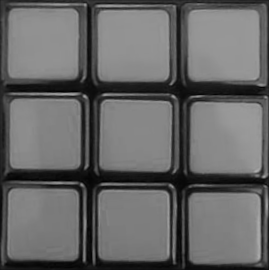
#> input picture src/rubiks_cube/cv_system/cube_face_sample.png, 269 x 270 px, given in place of the camera
$ python solve_IRL_cube.py   (older library calls are emulated)
#> lines starting #> are read from the running program, lines starting #| are printed output that depends on the picture
#> (reads configs/config_nn.json from the repository)
### src/rubiks_cube/cv_system/video_input.py
import cv2
import time
from datetime import datetime
from threading import Thread

class WebcamVideoStream:
    def __init__(self, fps=30, src=0):
#> called with fps = 30, src = 0
        self.stream = cv2.VideoCapture(src)
        (self.grabbed, self.frame) = self.stream.read()
#> self.frame is the input picture: shape (270, 269, 3); mean B, G, R 102.5, 102.5, 102.5

        self.stopped = False
        self.fps = fps

    def start(self):
        Thread(target=self.update, args=()).start()

    def update(self):
        while not self.stopped:
            self.grabbed, self.frame = self.stream.read();
            time.sleep(1/self.fps)


    def read(self):
        return self.frame

    def stop(self):
        self.stopped = True

# [8 lines that do not run on import are left out]

### src/rubiks_cube/Cube.py
import random
import copy
import numpy as np
from .Cube3d import Cube3d
from .rubikNotation import *

class Cube:
    """
               0  0  0
               0  0  0
               0  0  0
      1  1  1  2  2  2  3  3  3  4  4  4
      1  1  1  2  2  2  3  3  3  4  4  4
      1  1  1  2  2  2  3  3  3  4  4  4
               5  5  5
               5  5  5
               5  5  5
    The numbers can mean any combination of 6 colors, one possibility is the following:
    0: white
    1: red
    2: blue
    3: orange
    4: green
    5: yellow
    """
    def __init__(self, size, faces = None):
        """
        Initialize the cube, if the face information is not given,
        the cube will be initialized to a solved state
        """
#> called with size = 3
        self.size = size

        if faces is None:
            self.faces = np.ones([6,3,3], dtype=np.int32)
            for i in range(6):
                self.faces[i] *= i
        else:
            self.faces = np.array(faces)

    # [439 lines left out: functions get_flat_face_data, face_to_front, normalize_swap_colors, normalize, normalize_corners, __eq__ and 12 more, not called in this run]

# [5 lines that do not run on import are left out]

### src/rubiks_cube/cv_system/cube_calibration.py
import time
import traceback
from .video_input import WebcamVideoStream
from .image_processing_utils import *
from ..Cube import Cube
from ..rubikNotation import *
from ..solvers import Cube_solver_thread
import matplotlib.pyplot as plt
import cv2
import numpy as np

close_flag = False

def on_close(event):
    global close_flag
    close_flag = True

color_names = {0:"white", 1:"red", 2:"blue", 3:"orange", 4:"green", 5:"yellow", -2: "gray", -1:"purple?"}

# [10 lines left out: function face_equal_norot, not called in this run]


class Cube_calibrator:
    def __init__(self, config):
        # Set configuration from the config file
        self.fps = config["fps"]
        self.solver_type = config["solver"]
        self.segm_method = config["segm_method"]
        self.confirm_time = config["face_confirmation_time"]
        self.tick_time = config["tick_showing_time"]
        self.on_phone = config["on_phone"]
        self.mirror = config["mirror"]
        self.debug = config["debug"]

        # Internal parameters
        self.cam = WebcamVideoStream(fps=self.fps)
        self.last_face = -1
        self.calibrated = False
        self.solution_found = False
        self.finished = False
        self.cube = Cube(3)
        self.cube_next = None
        self.solver = None

    # [14 lines left out: function arrange_cube, not called in this run]

    def get_shape_coords(self, shape_type, scale, offset, progress, rotation):
        """
        Gets the coordinates to draw some basic shapes with plots

        The shapes implemented are:
            - Circunference both complete and incomplete
            - Check mark or Tick
            - Straight arrow
            - Circle with arrow
            - Flat line
        """
        if shape_type == 'circle':
            rad_rot = np.pi*rotation/180
            max_theta = (2*np.pi)*progress
            theta = np.linspace(0, max_theta, 100)
            theta = theta + rad_rot
            indicator_x = scale*np.cos(theta)
            indicator_y = scale*np.sin(theta)

        elif shape_type == 'tick':
            indicator_x = scale*np.array([-0.5,0,0.75])
            indicator_y = scale*np.array([0,0.75,-0.75])

        elif shape_type == 'arrow':
            indicator_x = scale*np.array([-1,1,0.25,1,0.25])
            indicator_y = scale*np.array([0, 0, 0.5,0,-0.5])
            if rotation == 90:
                indicator_x, indicator_y = indicator_y, -indicator_x
            elif rotation == 180:
                indicator_x = -indicator_x
            elif rotation == 270:
                indicator_x, indicator_y = indicator_y, indicator_x

        elif shape_type == 'arrow_circle':
            theta = np.linspace(0, 3*np.pi/2, 100)
            indicator_x = scale*np.hstack([np.cos(theta), [0.2, -0.2, 0.2, -0.2, 0.2]])
            indicator_y = scale*np.hstack([np.sin(theta), [-1, -0.5, -1, -1.5, -1]])
            if rotation == 180:
                indicator_x = -indicator_x

        elif shape_type == 'dash':
            indicator_x = scale*np.array([-1,1])
            indicator_y = scale*np.array([0, 0])

        indicator_x = indicator_x + offset[1]
        indicator_y = indicator_y + offset[0]

        return indicator_x, indicator_y

    def main(self, phone=True):
        """
        Executes the real time program, split in 3 phases:
            -Calibration: the cube is calibrated by pointing the camera to it's
                6 faces in a determined order indicated to the user

            -Solving: a solver thread is launched and a progress circle is shown

            -Showing solution: the solution will be shown as well as the arrow
                indicating which move to make each step

        """
#> called with phone = True
        self.cam.start()
        solver_thread = None
        try:
            ## Initialize plot

            # Make plots update
            plt.ion()

            # Create figure
            fig = plt.figure()

            # Make the closing of the window finish the program
            fig.canvas.mpl_connect('close_event', on_close)

            # Create a subplot to draw to
            ax = plt.subplot()

            # Initialize the subplot by drawing a picture and a line
            I_rgb = self.cam.read()
            if self.on_phone:
                I_rgb = cv2.rotate(I_rgb, cv2.ROTATE_90_CLOCKWISE)

            im = ax.imshow(np.zeros(I_rgb.shape))
            indic, = ax.plot([0,0],[0,0], linewidth=10)
            plt.show()
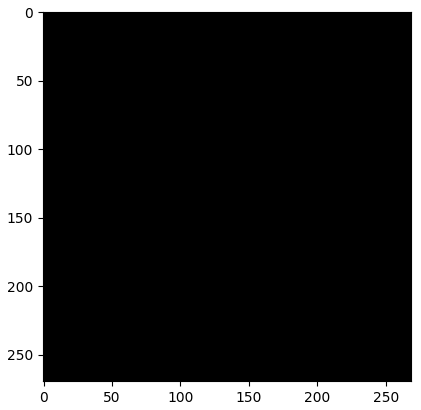
#> figure drawn by matplotlib, 1 panel

            # Set indicator offset
            if phone:
                indicator_offset = [I_rgb.shape[0]*(7/8), I_rgb.shape[1]/2]
            else:
                indicator_offset = [I_rgb.shape[0]/2, I_rgb.shape[1]*(7/8)]

            # Set some parameters up
            frame_time = 1/self.fps
            start = time.time()
            face_confirm_timer = 0
            tick_timer = 0
            solution_timer = 0
            prev_face = np.zeros([1,1])
            colors_checked = []
            faces = []
            solution = []
            alpha = 1
            warned = False

            # Main loop
            while not self.finished and not close_flag:
                # Measure time for FPS control
                frame_start = time.time()

                # clear last frame's data
                ax.clear()


                ## Image Aquisition
                frame_original = self.cam.read()

                # The original image will be in BGR, we transform it to RGB
                frame_original = cv2.cvtColor(frame_original, cv2.COLOR_BGR2RGB)

                if self.on_phone:
                    frame_original = cv2.rotate(frame_original, cv2.ROTATE_90_CLOCKWISE)

                if self.mirror:
                    frame_original = cv2.flip(frame_original, 1)
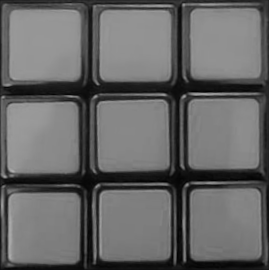
#> frame_original: shape (270, 269, 3); mean R, G, B 102.5, 102.5, 102.5


                ## Pre-processing
                frame_hsv, frame_original = preprocess_image(frame_original)


                ## Extraction of characteristics

                # Get binarized image, various implementations, "binarize" works best
                if self.segm_method == "binarize":
                    frame_bw = binarize(frame_hsv)
                elif self.segm_method == "borders":
                    frame_bw = filled_borders(frame_hsv)
                else:
                    frame_bw = binarize(frame_hsv)
                    if not warned:
                        print(f"WARNING: \"{self.segm_method}\" is not a valid segmentation method, we default to \"binarize\"")
                        warned = True

                # Find the features to analyze
                contours, positions = find_contours(frame_bw, debug = self.debug)


                ## Description
                face, face_positions, stiker_size = get_ordered_colors(frame_hsv, contours, debug = self.debug)

                ## User interaction
                # Initialize indicator data
                indic_size = 40
                indicator_x = []
                indicator_y = []
                indicator_color = "w"
                linestyle = "solid"

                if not self.calibrated:
                    ## Phase 1: Obtain the colors of the faces

                    plt.title("Cube calibration")
                    if face.ndim == 2 and (face == prev_face).all() and face[1,1] not in colors_checked:
                        # We are checking a new face

                        # Reset timer for the checkmark
                        tick_timer = time.time()

                        # Get progress circle to draw later
                        indicator_x, indicator_y = self.get_shape_coords("circle", indic_size, indicator_offset, (time.time() - face_confirm_timer)/self.confirm_time, 0)
                        indicator_color = "orange"

                        # When the timer finishes add the face to out list of faces
                        if time.time() - face_confirm_timer > self.confirm_time:
                            colors_checked.append(face[1,1])
                            faces.append(face)
                            self.last_face = face[1,1]
                            if len(faces) == 6:
                                self.calibrated = True

                    elif face.ndim == 2 and (face == prev_face).all() and face[1,1] in colors_checked and time.time() - tick_timer < self.tick_time:
                        # The face we are seeing is already stored

                        # Reset timer for face confirmation
                        face_confirm_timer = time.time()

                        # Get green check mark to draw later
                        indicator_x, indicator_y = self.get_shape_coords("tick", indic_size, indicator_offset, 0, 0)
                        indicator_color = "green"
                    else:
                        # Reset timer for face confirmation
                        face_confirm_timer = time.time()

                        # Update the face
                        prev_face = face

                        # Show user the direction in which they have to rotate the cube
                        if len(colors_checked) == 0:
                            indicator_x, indicator_y = self.get_shape_coords("dash", indic_size, indicator_offset, 0, 0)
                        elif len(colors_checked) in [1,5]:
                            indicator_x, indicator_y = self.get_shape_coords("arrow", indic_size, indicator_offset, 0, 270)
                        elif len(colors_checked) in [2,3,4]:
                            indicator_x, indicator_y = self.get_shape_coords("arrow", indic_size, indicator_offset, 0, 0)
                        indicator_color = "w"


                    # Show color text
                    if face_positions is not None:
                        face_list = face.flatten()
                        for i in range(face_positions.shape[1]):
                            # Calculate text size, linear equation with points (4000,10),(900,5)
                            m = (10-5)/(4000-900)
                            area = stiker_size[0]*stiker_size[1]
                            text_size = m*(area-4000) + 10

                            # Don't make smaller than size 6
                            text_size = max(text_size, 6)

                            # Show the name of the color of each sticker
                            ax.annotate(color_names[face_list[i]], face_positions[:,i], color='#F0F0F0', size=text_size, ha='center', fontweight="heavy")


                elif not self.solution_found:
                    ## Phase 2: Solve cube in a thread

                    if self.solver is None:
                        # Launch the solver thread

                        # Arrange faces aquired into a cube
                        self.cube = self.arrange_cube(faces, colors_checked)

                        # Launch solver thread
                        self.solver = Cube_solver_thread(self.cube, self.solver_type)
                        self.solver.setDaemon(True)
                        self.solver.start()

                        #
                        solution_timer = time.time()

                    if self.solver.solution_found:
                        # The solver has found a solution, go to the next phase
                        plt.title("Showing cube solution")

                        self.solution_found = True

                        # Show solution on the console
                        print("Solution in text form:")
                        print(self.solver.solution)
                        print(f"It took {time.time() - solution_timer} seconds to find the solution")

                        # Set up the solution list for the next phase
                        solution = self.solver.solution
                        solution.append("--")

                        # Store a cube with one of the moves done for next phase
                        self.cube_next = self.cube.turn(solution[0])
                    else:
                        # The solver is not done yet, be nice to the user, they might get impatient
                        plt.title("Solving cube...")

                        # Show rotating section of a circle
                        indicator_x, indicator_y = self.get_shape_coords("circle", indic_size, indicator_offset, 0.2, (time.time() - solution_timer)*180)
                        indicator_color = "white"
                elif solution[0] != 'Incorrect cube solver' and solution[0] != '--':
                    ## Phase 3: Show solution steps

                    if self.debug:
                        print(self.cube.toStringColor())
                        print(self.cube_next.toStringColor())

                    plt.title("Showing solution")

                    # Check for colors that would never be on the stickers of a rubik's cube
                    has_bad_colors = False
                    if face.ndim == 2:
                        has_bad_colors = (face < 0).any()
                        if has_bad_colors and self.debug:
                            print("Bad colors found")

                    if face.ndim == 2 and not has_bad_colors:
                        # We are looking at a face right now

                        # The color of the center tells us which face we are looking at
                        face_color = int(face[1,1])

                        # We get the rotation we would have to do to a normalized cube for
                        # it to be oriented like our cube
                        transform, unique = self.cube.face_to_front(face)

                        # We apply the transformation to the first move of the solution
                        relative_move = transformAlg([solution[0]], transform)[0]


                        if relative_move[0] not in ['B', 'F'] and face_equal_norot(self.cube_next.faces[face_color,:,:], face):
                            # Show progress circle to confirm that the face has been turned correctly
                            indicator_x, indicator_y = self.get_shape_coords("circle", indic_size, indicator_offset, 2*(time.time() - face_confirm_timer)/self.confirm_time, 0)
                            indicator_color = "orange"

                            # If the timer is done, go to the next step of the solution
                            if time.time() - face_confirm_timer > self.confirm_time/2:
                                self.cube = self.cube.turn(solution.pop(0))
                                self.cube_next = self.cube_next.turn(solution[0])

                        elif face_equal_norot(self.cube.faces[face_color,:,:], face):
                            # Reset the confirmation timer
                            face_confirm_timer = time.time()

                            # We initiate some parameters
                            face_pos_aux = face_positions[[1,0],:]
                            rot = 0
                            indic_size = 80
                            if relative_move[-1] == "'":
                                rot = 180


                            # We show an arrow indicating the next move that the user must perform
                            arrow_pos = [0,0]
                            if relative_move[0] == 'U':
                                arrow_pos = face_pos_aux[:,1]
                                indicator_x, indicator_y = self.get_shape_coords("arrow", indic_size, arrow_pos, 0, (180+rot)%360)
                                arrow_pos = arrow_pos + np.array([-40,0])
                            elif relative_move[0] == 'D':
                                arrow_pos = face_pos_aux[:,7]
                                indicator_x, indicator_y = self.get_shape_coords("arrow", indic_size, arrow_pos, 0, (rot)%360)
                                arrow_pos = arrow_pos + np.array([-40,0])
                            elif relative_move[0] == 'R':
                                arrow_pos = face_pos_aux[:,5]
                                indicator_x, indicator_y = self.get_shape_coords("arrow", indic_size, arrow_pos, 0, 90 + rot)
                                arrow_pos = arrow_pos + np.array([0,40])
                            elif relative_move[0] == 'L':
                                arrow_pos = face_pos_aux[:,3]
                                indicator_x, indicator_y = self.get_shape_coords("arrow", indic_size, arrow_pos, 0, 270 - rot)
                                arrow_pos = arrow_pos + np.array([0,40])
                            elif relative_move[0] == 'F':
                                arrow_pos = face_pos_aux[:,4]
                                indicator_x, indicator_y = self.get_shape_coords("arrow_circle", indic_size, arrow_pos, 0, rot)
                                arrow_pos = arrow_pos + np.array([120,0])
                            elif relative_move[0] == 'B':
                                arrow_pos = face_pos_aux[:,4]
                                indicator_x, indicator_y = self.get_shape_coords("arrow_circle", indic_size, arrow_pos, 0, (180+rot)%360)
                                arrow_pos = arrow_pos + np.array([120,0])
                                linestyle = "dashed"
                            indicator_color = "#66ccff"

                            if relative_move[-1] == "2":
                                ax.annotate("x2", (arrow_pos[1], arrow_pos[0]), color='white', size=20, ha='center', fontweight="heavy")


                            if relative_move[0] in ['B', 'F']:
                                # We cannot work with B or F moves, performing them doesn't change the face making it
                                # imposible to guide the user towards the solution
                                ax.annotate("Change face please", face_positions[:,4], color='white', size=10, ha='center')
                        else:
                            face_pos_aux = face_positions[[1,0],:]
                            ax.annotate("Your last move was wrong, try again", face_pos_aux[[1,0],1], color='white', size=10, ha='center')

                    else:
                        # Reset confirmation timer
                        face_confirm_timer = time.time()

                    # Show the entire solution in the screen
                    ax.annotate(" ".join(solution[:-1]), (indicator_offset[1], indicator_offset[0]),  color='white', size=15, ha='center')

                else:
                    ## END: We are done, close the app
                    print("CONGRATULATIONS, YOUR CUBE IS NOW SOLVED.")
                    self.finished = True

                # Draw indicator
                ax.plot(indicator_x, indicator_y, indicator_color, linewidth = 6, linestyle = linestyle)


                ## Display
                im = ax.imshow(np.zeros(I_rgb.shape))
                im.set_data(frame_original)

                # Update plot
                fig.canvas.draw_idle()
                fig.canvas.flush_events()


                # Measure time for FPS control
                frame_end = time.time()

                # Limit FPS
                time_passed = frame_end - frame_start
                if time_passed < frame_time:
                    time.sleep(frame_time-time_passed)


        except KeyboardInterrupt:
            print("Manually interrupted")
        except Exception:
            traceback.print_exc()

        if solver_thread is not None:
            solver_thread.join()

        self.cam.stop()
        self.current_face = -1

### src/rubiks_cube/cv_system/image_processing_utils.py
# Sticker size = 1.5 cm
# from . import outlier_detection as outlier
# from . import *
from .outlier_detection import relative_density
from scipy.spatial import distance
import colorsys
import math
import numpy as np
from scipy import stats
import random
import cv2


sticker_size = 1.5

def preprocess_image(I_rgb, contrast = 1.4):
    ## Pre-processing
#> called with contrast = 1.4
    I_yuv  = cv2.cvtColor(I_rgb, cv2.COLOR_RGB2YUV)
#> I_yuv: shape (270, 269, 3); mean of channels 0, 1, 2 102.5, 128, 128
#> (the rest of the program and of its run is left out)
